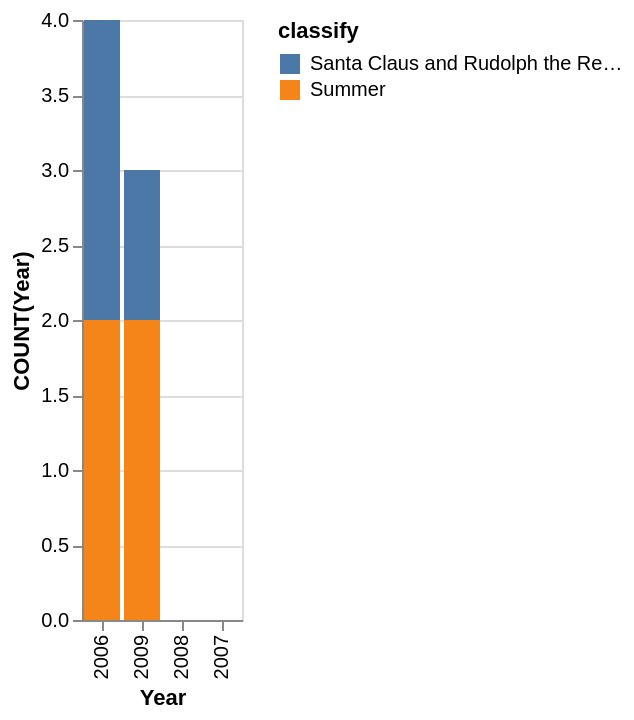

Here is the Vega-Lite specification saved for this chart:
### Vega-Lite specification from a JSON file in a GitHub repository (floating-point values rounded to 4 significant figures)
{"data": {"values": [{"x_data": "2006", "y_data": 2, "classify": "Santa Claus and Rudolph the Red-Nosed Reindeer"}, {"x_data": "2009", "y_data": 1, "classify": "Santa Claus and Rudolph the Red-Nosed Reindeer"}, {"x_data": "2008", "y_data": 0, "classify": "Santa Claus and Rudolph the Red-Nosed Reindeer"}, {"x_data": "2007", "y_data": 0, "classify": "Santa Claus and Rudolph the Red-Nosed Reindeer"}, {"x_data": "2006", "y_data": 2, "classify": "Summer"}, {"x_data": "2009", "y_data": 2, "classify": "Summer"}, {"x_data": "2008", "y_data": 0, "classify": "Summer"}, {"x_data": "2007", "y_data": 0, "classify": "Summer"}]}, "mark": "bar", "encoding": {"x": {"field": "x_data", "type": "nominal", "title": "Year", "sort": {"op": "sum", "field": "y_data", "order": "descending"}}, "y": {"field": "y_data", "type": "quantitative", "title": "COUNT(Year)"}, "color": {"field": "classify"}}}
